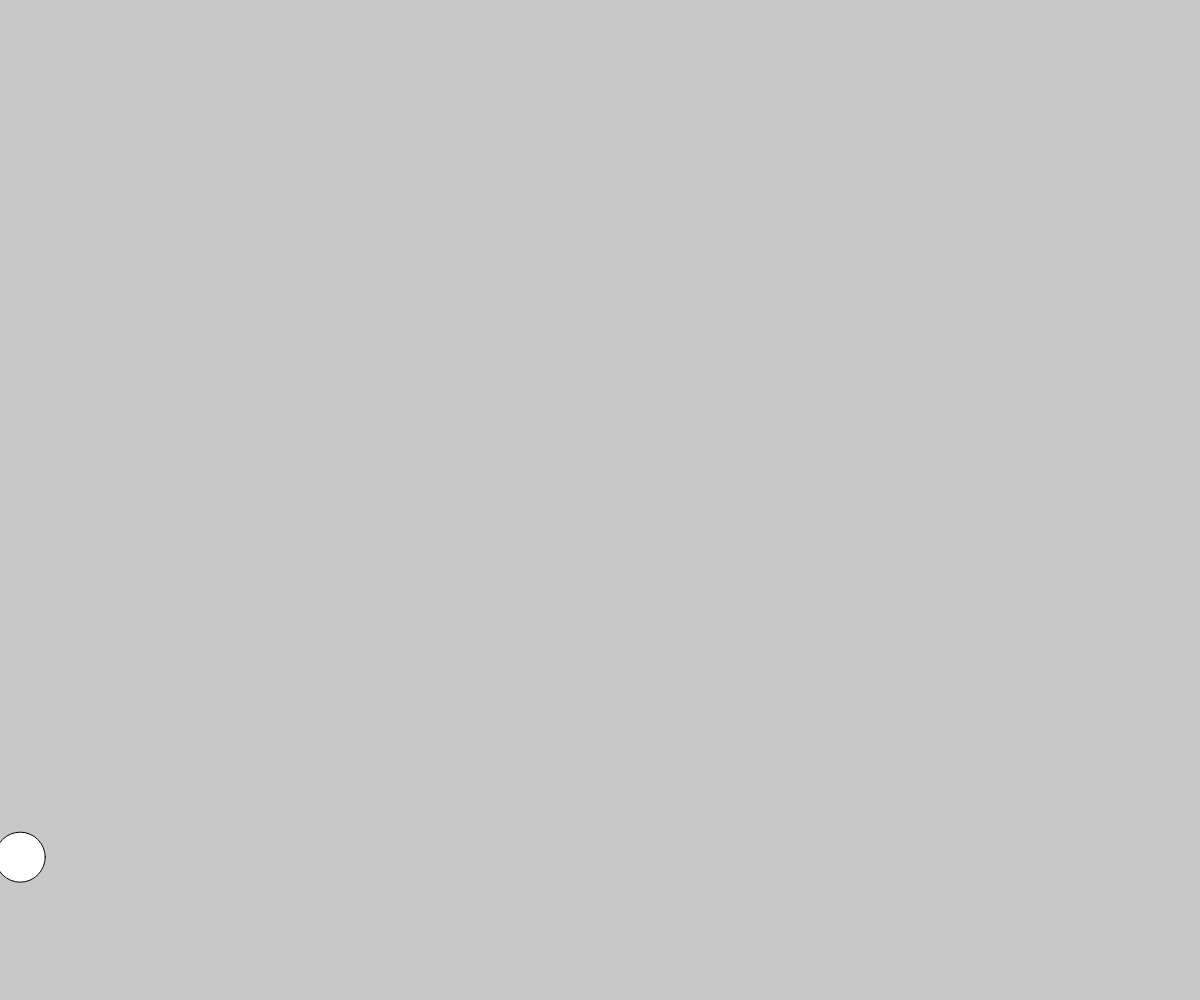
Frame 1 (no input)
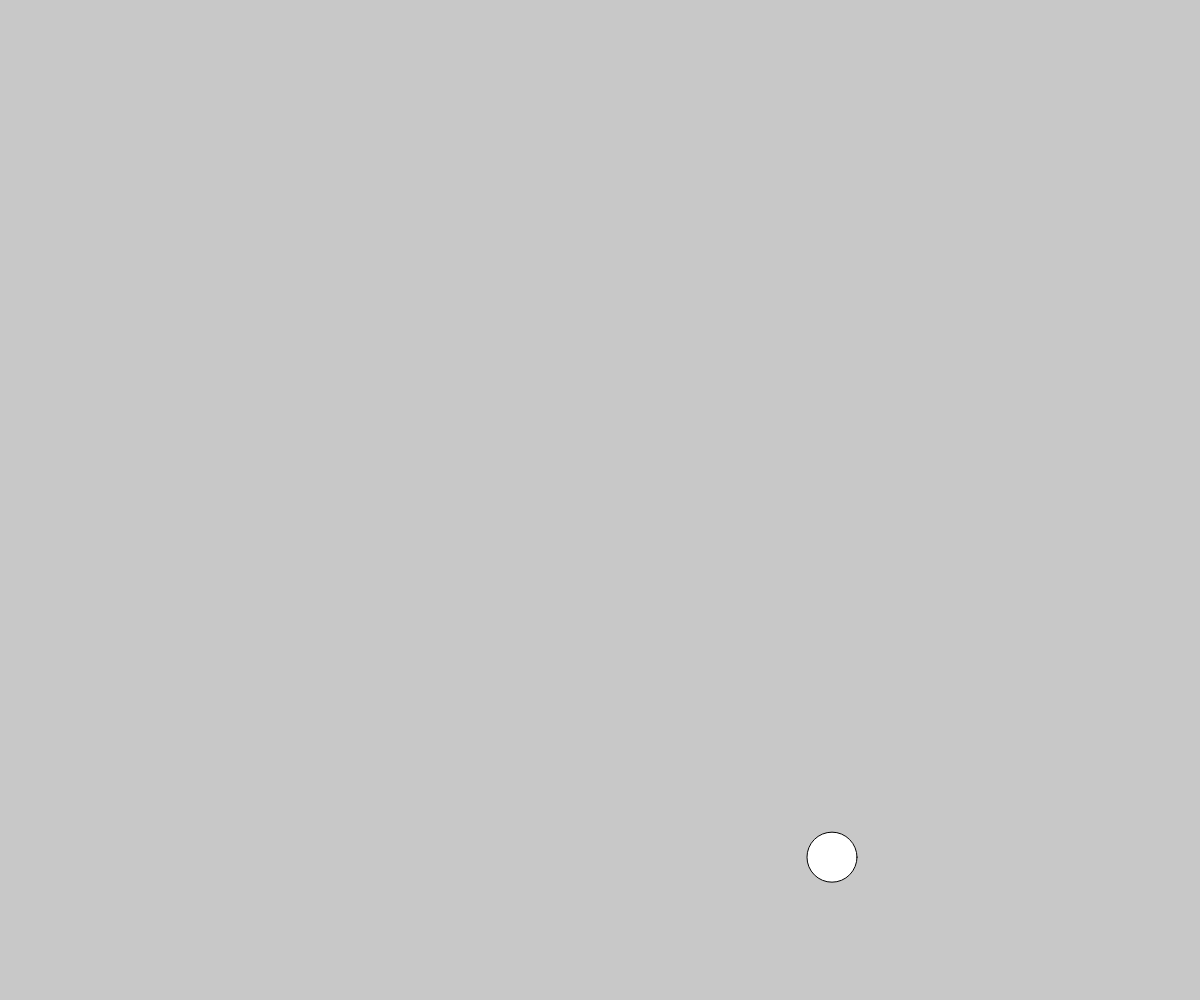
Frame 60 (no input)
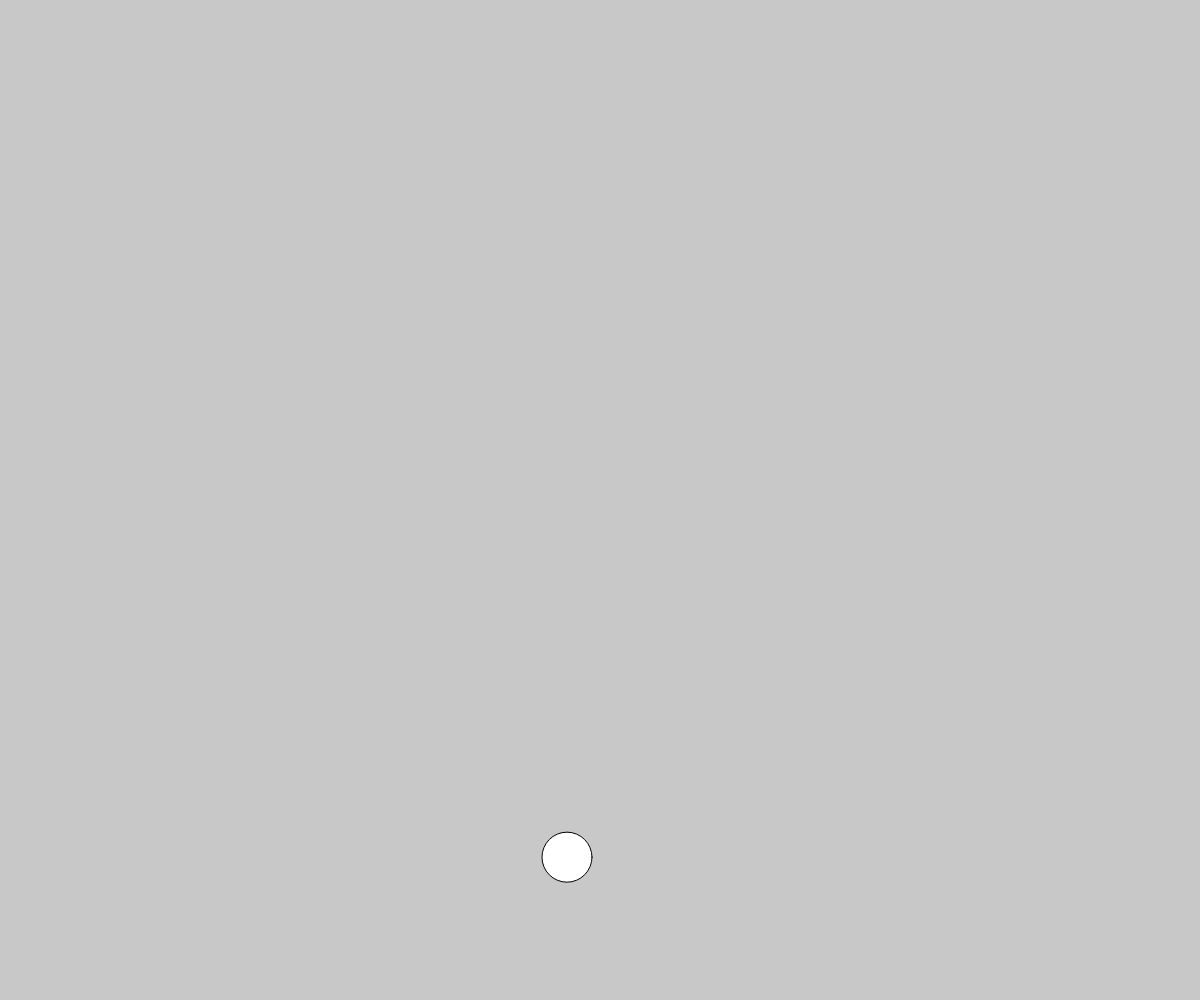
Frame 120 (the mouse pressed at the canvas centre since frame 60)

The p5.js sketch that drew these frames (run headless with seeded random() and noise() and a simulated clock; from frame 60 on, the mouse is pressed at the canvas centre):

// p5.js sketch
// ── sketch.js
let balls = [];
let x, y;
let dy = 0;
function setup() {
  createCanvas(windowWidth, windowHeight);
  
  balls.push(new Ballz()); 
}
function draw() {
  background(200);
  balls.forEach(
    (ball) => {
      ball.changeVel(.25);
      ball.change();  
      ball.drawIt();
      ball.checkLocation();
    }
  );
}

class Ballz {
  constructor(){
    this.x= 0;//random(width);
    this.y=random(width)//0;
    this.dx=20;
  }
  changeVel(v){
    this.dx += v
  }
    negVel(){
      this.dx *= -1
    }
    change(){
      this.x += this.dx
    }
    drawIt(){
      circle(this.x, this.y, 50)
    }
    checkLocation(){
      if(this.x >= width){
        this.negVel()
      }
      if(this.x <=0){
        this.negVel()
      }
    }
}
// function addBall() {
//   newBall = {
//     x: random(width),
//     y: 0,
//     dy: 0,
//     changeVel(v){this.dy += v},
//     negVel(){this.dy *= -0.95},
//     change(){this.y += this.dy},
//     drawIt(){circle(this.x, this.y, 50)},
//     checkLocation(){if(this.y >= height){this.negVel()}}
//   }
//   balls.push(newBall);
// }
